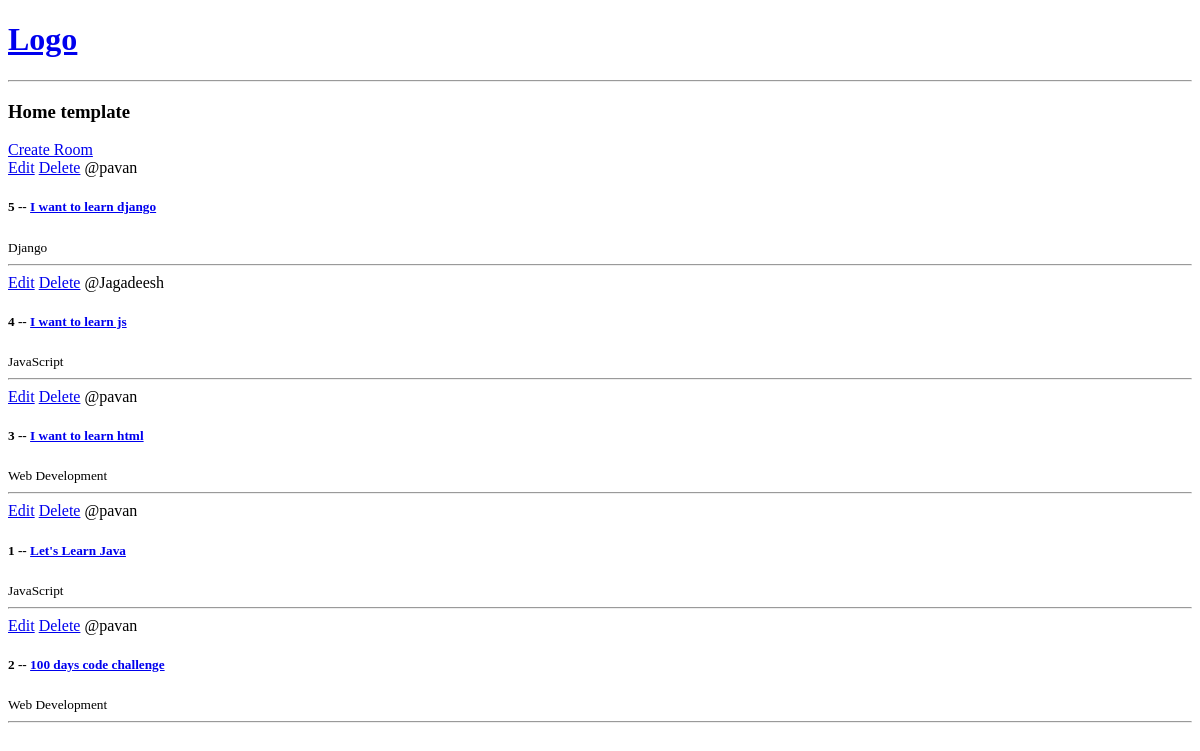
The app's page /, older data.
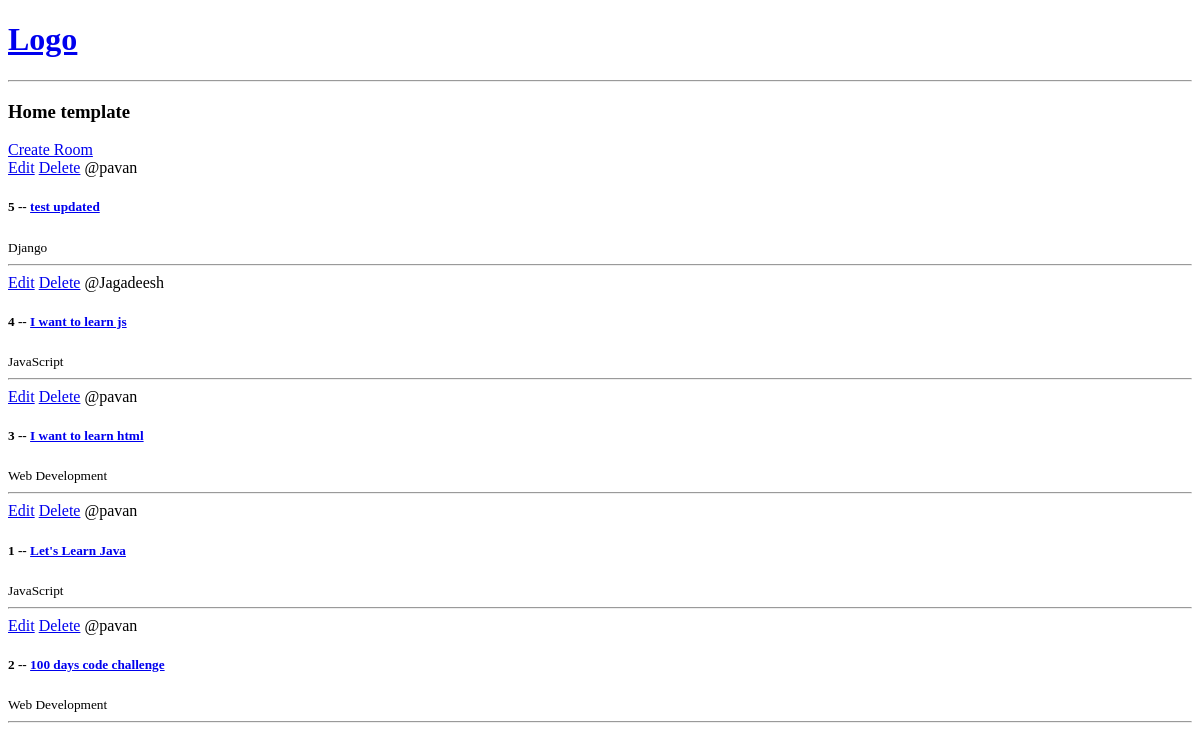
The same page, newer data.
### base/models.py (models this page shows, shortened)
class Room(models.Model):
    host = models.ForeignKey(User, on_delete=models.SET_NULL, null=True)
    topic = models.ForeignKey(Topic, on_delete=models.SET_NULL, null=True)
    name = models.name = models.CharField(max_length=250)
    description = models.TextField(blank=True, null=True)
    updated = models.DateTimeField(auto_now=True)
    created = models.DateTimeField(auto_now_add=True)
    class Meta:
         ordering = ["-updated", "-created"]

class Topic(models.Model):
    name = models.CharField(max_length=200)

### base/views.py (the view)
# urls.py: path("", views.home, name="home"),
def home(request):
    rooms = Room.objects.all()
    context = {"rooms": rooms}
    return render(request, "base/home.html", context)

### base/templates/base/home.html
{% extends "main.html" %} {% block content %}
<h3>Home template</h3>
<div>
  <a href="{% url 'create-room' %}">Create Room</a>
  <div>
    {% for room in rooms %}
    <div>
      <a href= "{% url 'update-room' room.id %}">Edit</a>
      <a href= "{% url 'delete-room' room.id %}">Delete</a>
        <span>@{{room.host.username}}</span>
      <h5>{{room.id}} -- <a href="{% url 'room' room.id  %}">{{room.name}}</a></h5>
      <small>{{room.topic.name}}</small>
      <hr>
    </div>
    {% endfor %}
  </div>
</div>
{% endblock %}

Row changes from the older to the newer data that the page shows:
changed Room "Django": name "I want to learn django" → "test updated"
